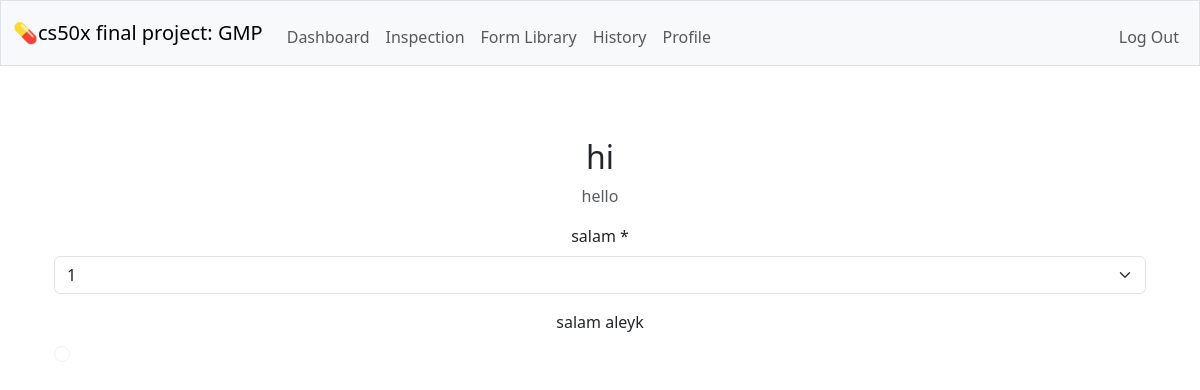
Page /forms_show/15/preview (signed in) on the earlier database version.
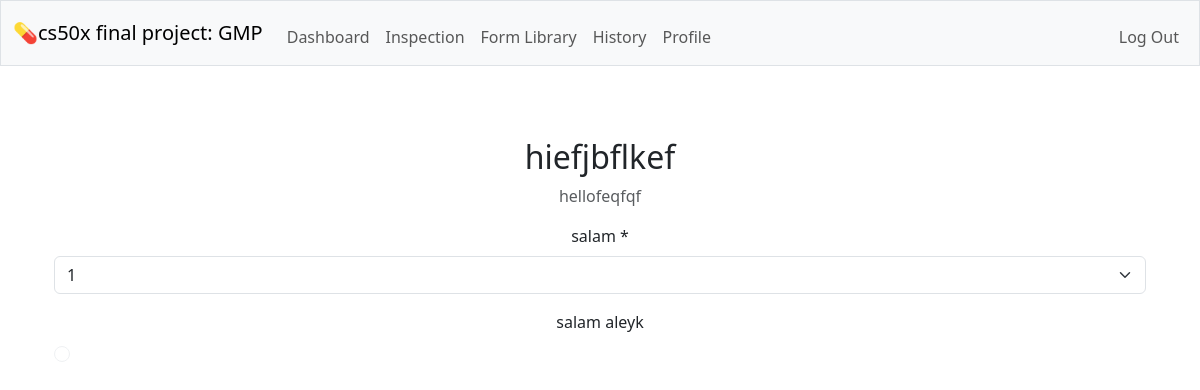
Same page on the later database version.
### tables this page shows
CREATE TABLE forms (id INTEGER PRIMARY KEY AUTOINCREMENT NOT NULL, name TEXT NOT NULL UNIQUE, description TEXT NOT NULL, created_by INTEGER NOT NULL, FOREIGN KEY (created_by) REFERENCES users(id) );

CREATE TABLE form_fields (id INTEGER PRIMARY KEY AUTOINCREMENT NOT NULL, form_id INTEGER NOT NULL, label TEXT NOT NULL, field_type TEXT NOT NULL,  options TEXT, required BOOLEAN NOT NULL DEFAULT 1, display_order INTEGER DEFAULT 0,  FOREIGN KEY (form_id) REFERENCES forms(id) );

### app.py (the view)
@app.route("/forms_show/<int:form_id>/preview")
@login_required
def preview_form(form_id):
    form = db.execute("SELECT * FROM forms WHERE id = ?", form_id)
    fields = db.execute("SELECT * FROM form_fields WHERE form_id = ? ORDER BY display_order", form_id)
    if not form:
        return apology("Form not found", 404)
    return render_template("form_preview.html", form=form[0], fields=fields)

### helpers.py (called while the page is built)
def login_required(f):
    @wraps(f)
    def decorated_function(*args, **kwargs):
        if session.get("user_id") is None:
            return redirect("/login")
        return f(*args, **kwargs)
    return decorated_function

### templates/form_preview.html (shortened to what this page needs)
{% extends "layout.html" %}
{% block main %}
<div class="container mt-4">
    <h2>{{ form.name }}</h2>
    <p class="text-muted">{{ form.description }}</p>
    <form>
        {% for field in fields %}
            <div class="mb-3">
                <label class="form-label">{{ field.label }}{% if field.required == 1 %} *{% endif %}</label>
                {% if field.field_type == 'text' %}
                    <input type="text" class="form-control" disabled>
                {% elif field.field_type == 'textarea' %}
                    <textarea class="form-control" rows="3" disabled></textarea>
                {% elif field.field_type == 'number' %}
                    <input type="number" class="form-control" disabled>
                {% elif field.field_type == 'date' %}
                    <input type="date" class="form-control" disabled>
                {% elif field.field_type == 'datetime' %}
                    <input type="datetime-local" class="form-control" disabled>
                {% elif field.field_type == 'radio' %}
                    {% for option in field.options.split(',') %}
                        <div class="form-check">
                            <input class="form-check-input" type="radio" name="{{ field.label }}" disabled>
                        </div>
                    {% endfor %}
                {% elif field.field_type == 'select' %}
                    <select class="form-select" name="{{ field.label }}" >
                        {% for option in field.options.split(',') %}
                            {% set opt = option.strip() %}
                            <option value="{{ opt }}">{{ opt }}</option>
                        {% endfor %}
                    </select>
                {% endif %}
            </div>
        {% endfor %}
    </form>
</div>
{% endblock %}

### templates/layout.html (shortened to what this page needs)
<!DOCTYPE html>
<html lang="en">
    <head>
        <link href="https://cdn.jsdelivr.net/npm/bootstrap@5.3.3/dist/css/bootstrap.min.css" rel="stylesheet">
        <link href="/static/styles.css" rel="stylesheet">
    </head>
    <body>
        <nav class="bg-light border navbar navbar-expand-md navbar-light">
            <div class="container-fluid">
                <a class="navbar-brand" href="/">💊cs50x final project: GMP</a>
                <div class="collapse navbar-collapse" id="navbar">
                    {% if session["user_id"] %}
                        <ul class="navbar-nav me-auto mt-2">
                            <li class="nav-item"><a class="nav-link" href="/">Dashboard</a></li>
                            <li class="nav-item"><a class="nav-link" href="/inspection_show">Inspection</a></li>
                            <li class="nav-item"><a class="nav-link" href="/forms_show">Form Library</a></li>
                            <li class="nav-item"><a class="nav-link" href="/history">History</a></li>
                            <li class="nav-item"><a class="nav-link" href="/">Profile</a></li>
                        </ul>
                        <ul class="navbar-nav ms-auto mt-2">
                            <li class="nav-item"><a class="nav-link" href="/logout">Log Out</a></li>
                        </ul>
                    {% else %}
                        <ul class="navbar-nav ms-auto mt-2">
                            <li class="nav-item"><a class="nav-link" href="/register">Register</a></li>
                            <li class="nav-item"><a class="nav-link" href="/login">Log In</a></li>
                        </ul>
                    {% endif %}
                </div>
            </div>
        </nav>
        <main class="container py-5 text-center">
            {% block main %}{% endblock %}
        </main>
    </body>
</html>

Differences in the rows shown:
changed forms: name "hi" → "hiefjbflkef"; description "hello" → "hellofeqfqf"
